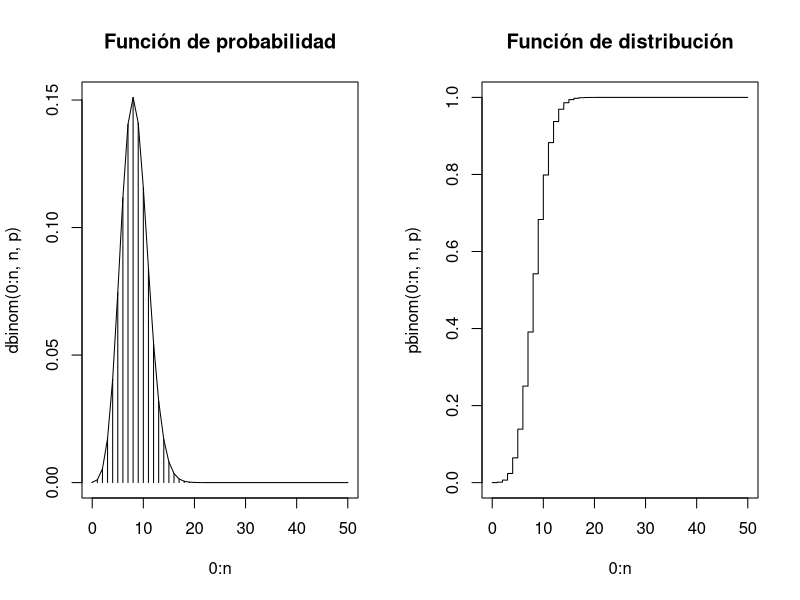
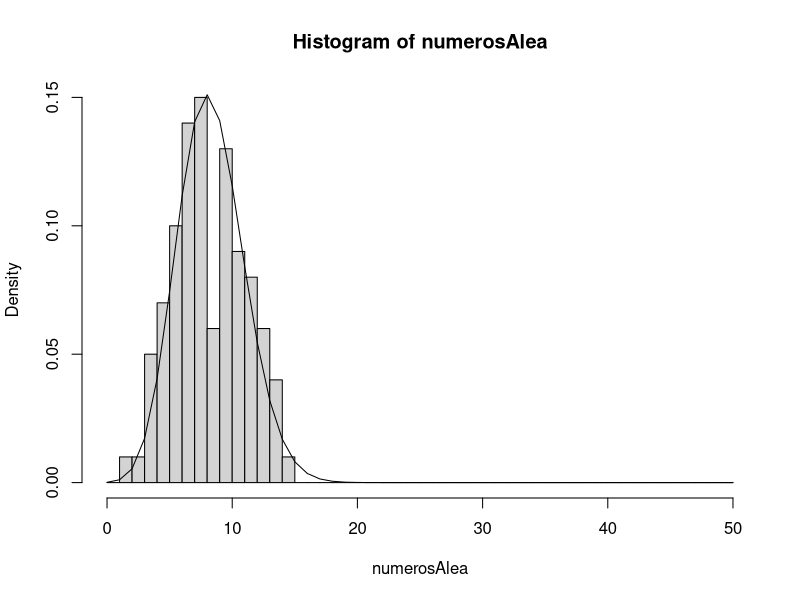
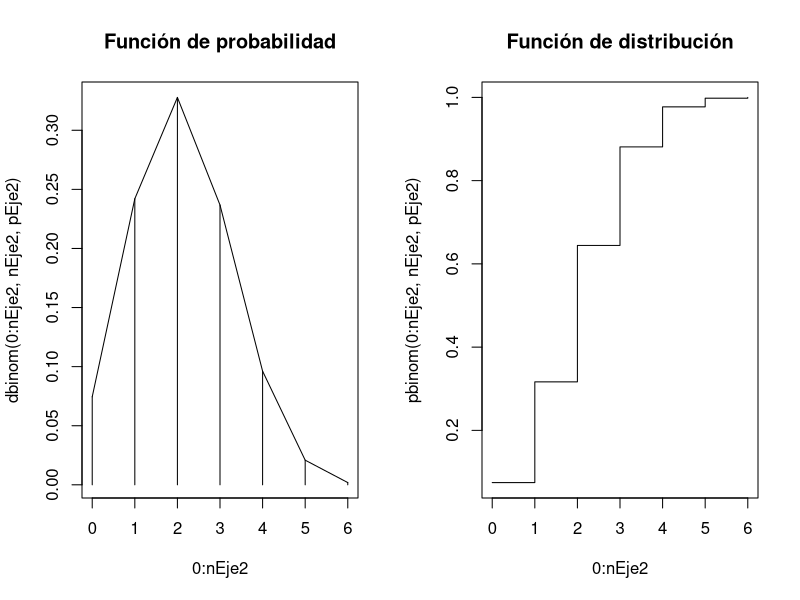
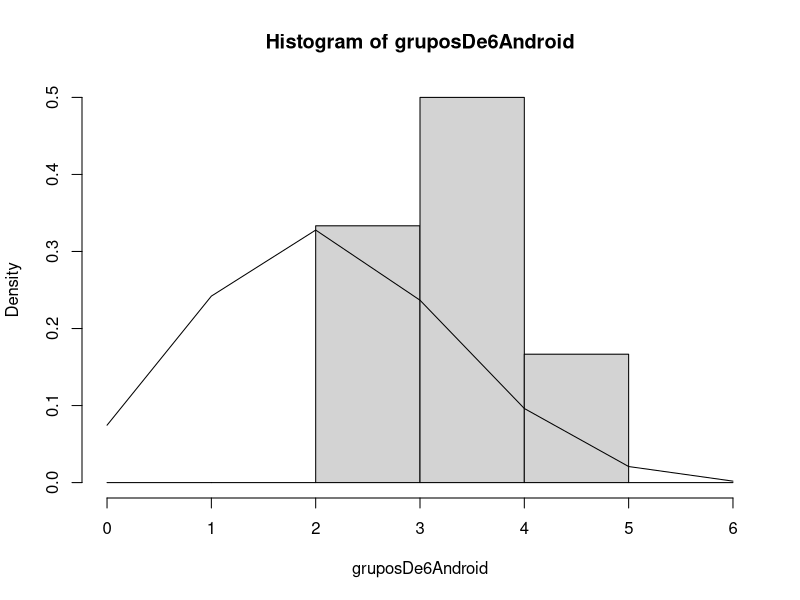
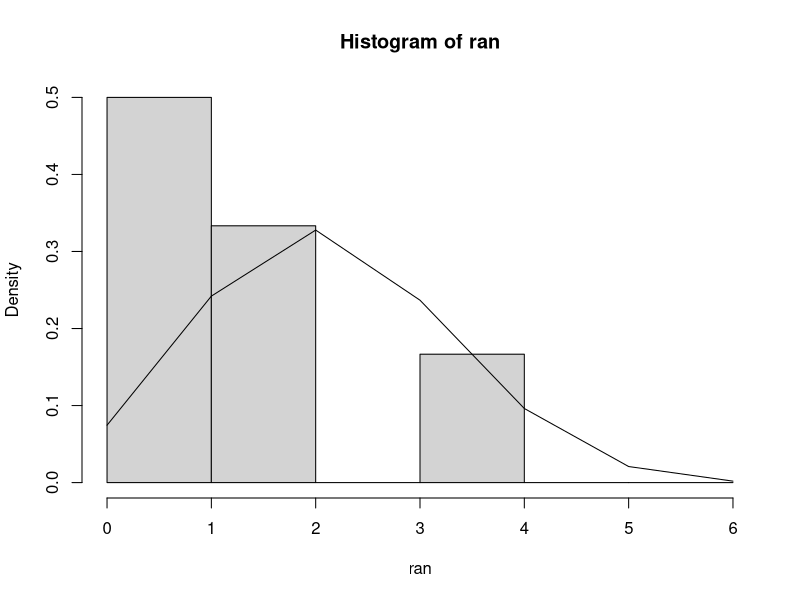
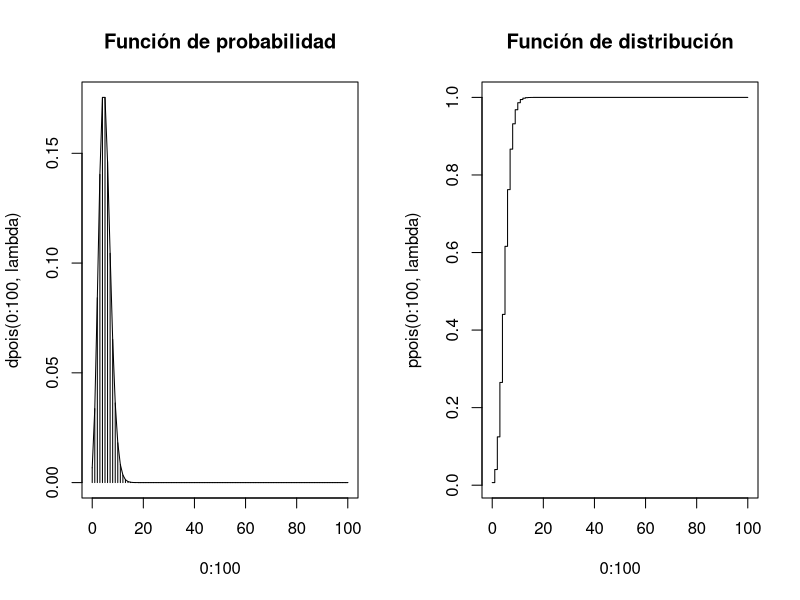
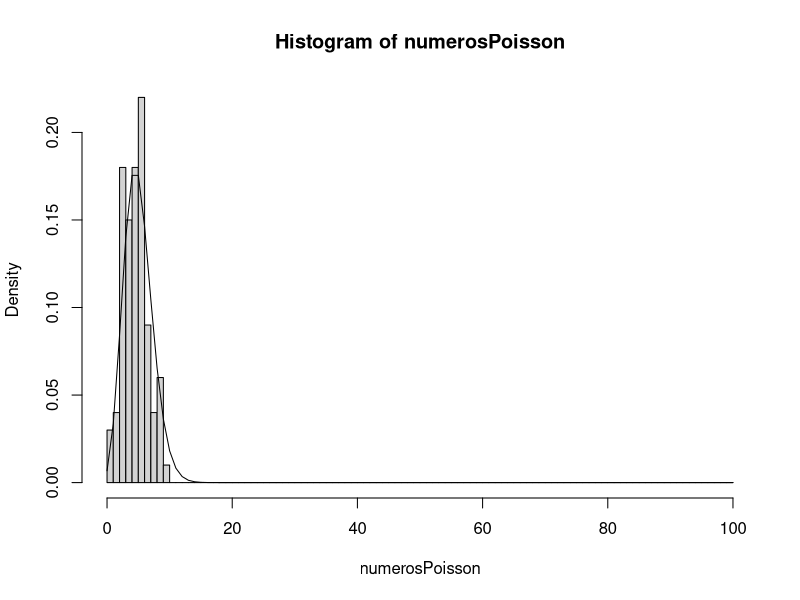

The R source for these figures, in order: (Note: this script raises an error after producing the figures.)
# Ejercicio 1

# a Definir una variable aleatoria binomial para el experimento
n <- 50
p <- 1/6


# b Calcular la esperanza y varianza de la variable aleatoria

esperanza <- n * p

varianza <- esperanza * (1 - p)

# c Dibujar las funciones de probabilidad y distribución de la variable aleatoria

par(mfrow=c(1, 2))
plot(0:n, dbinom(0:n, n, p), type = "h", main = "Función de probabilidad")
lines(0:n, dbinom(0:n, n, p))
plot(0:n, pbinom(0:n, n, p), type = "s", main = "Función de distribución")
par(mfrow=c(1, 1))

# d Calcular la probabilidad de que nunca aparezca el lado con el valor 6.

1 - dbinom(6, n, p)

# e Calcular la probabilidad de que siempre aparezca el lado con el valor 6.

dbinom(6, n, p)

# f Calcular la probabilidad de que el lado con el valor 6 aparezca menos de 10 veces.




# g Calcular la probabilidad de que el lado con el valor 6 aparezca más de 10 veces.

# h Calcular la probabilidad de que el lado con el valor 6 aparezca entre 20 y 40 veces.

# i Calcular los cuantiles 50 y 90.

qbinom(0.5 , n, p)

qbinom(0.9 , n, p)

# j Generar aleatoriamente 100 valores para la variable y comprobar si el histograma se
 # ajusta realmente a una función de probabilidad Binomial.

numerosAlea <- rbinom(100, n, p)

hist(numerosAlea, breaks=0:n, freq=FALSE)
lines(0:n, dbinom(0:n, n, p))

# Si se ajuta a una función de probabilidad binomial

#############################################################################################

# Ejercicio 2

encuesta <- na.omit(read.csv2('./encuesta.csv'))

# a. Definir una variable aleatoria binomial para el experimento

nEje2 <- 6

pEje2 <- 26 / 74

# b. Calcular la esperanza y varianza de la variable aleatoria

esperanzaEj2 <- nEje2 * pEje2
varianzaEje2 <- esperanzaEj2 * (1 - pEje2)

# c. Dibujar las funciones de probabilidad y distribución de la variable aleatoria

par(mfrow=c(1, 2))
plot(0:nEje2, dbinom(0:nEje2, nEje2, pEje2), type = "h", main = "Función de probabilidad")
lines(0:nEje2, dbinom(0:nEje2, nEje2, pEje2))
plot(0:nEje2, pbinom(0:nEje2, nEje2, pEje2), type = "s", main = "Función de distribución")
par(mfrow=c(1, 1))

# d. Cuál es la probabilidad de que exactamente 3 de los 6 estudiantes tengan contrato
#con Jazzte/Orange/Simyo

dbinom(3, nEje2, pEje2)

# e. Cuál es la probabilidad de que 3 o menos de los 6 estudiantes tengan contrato con
# Jazzte/Orange/Simyo

pbinom(3, nEje2, pEje2) 
sum(dbinom(0:3, nEje2, pEje2)) # o también se puede de esta forma

# f. Cuál es la probabilidad de que tengan contrato con Jazzte/Orange/Simyo más de 3
# de los 6 estudiantes

1 - pbinom(3, nEje2, pEje2)

# g. Cuál es la probabilidad de que los 6 estudiantes tengan contrato con
# Jazzte/Orange/Simyo

dbinom(6, nEje2, pEje2)

# h. Cuál es la probabilidad de que ninguno de los 6 estudiantes tenga contrato con
# Jazzte/Orange/Simyo


dbinom(0, nEje2, pEje2)

# i. Cuál es la probabilidad de que entre 2 y 4 estudiantes tengan contrato con
# Jazzte/Orange/Simyo

sum(dbinom(2:4, nEje2, pEje2))

# j. Cuál es el valor de los cuartiles (25%, 50%, 75%, 100%) de la variable aleatoria

qbinom(c(0.25, 0.5, 0.75, 1) ,nEje2 ,pEje2)

# k. Si tenemos los datos de la encuesta original a los 74 alumnos, comprobar si tomando
# las respuestas en grupos de 6 alumnos, el histograma se ajusta realmente a la función
# de probabilidad binomial.

gruposDe6Android <- c(4, 3, 4, 3, 5, 4)
hist(gruposDe6Android, breaks=0:nEje2, freq=FALSE)
lines(0:nEje2, dbinom(0:nEje2, nEje2, pEje2))


# l. Repetir el apartado anterior pero utilizando datos generados aleatoriamente con R, en
# lugar de los datos reales

ran <- rbinom(6,nEje2, pEje2)
hist(ran, breaks=0:nEje2, freq=FALSE)
lines(0:nEje2, dbinom(0:nEje2, nEje2, pEje2))


#####################################################################################
# Ejercicio 3

# a. Definir una variable aleatoria de Poisson para el número de visitas en una hora

lambda <- 120 / 24

# b. Calcular la esperanza y varianza de la variable aleatoria

esperanzaLambda <- lambda

varianzaLambda <- lambda

# c. Dibujar las funciones de probabilidad y distribución de la variable aleatoria

par(mfrow=c(1,2))
plot(0:100, dpois(0:100,lambda), type="h", main="Función de probabilidad")
lines(0:100, dpois(0:100, lambda))
plot(0:100 ,ppois(0:100, lambda), type="s", main="Función de distribución")
par(mfrow=c(1, 1))

# d. Cuál es la probabilidad de que haya 4 visitas en una hora

dpois(4, lambda)

# e. Cuál es la probabilidad de que haya 4 o menos visitas en una hora

ppois(4, lambda)
sum(dpois(0:4, lambda)) # o de esta forma

# f. Cuál es la probabilidad de que haya más de 4 visitas en una hora

1 - ppois(4, lambda) 


# g. Cuál es la probabilidad de que no haya ninguna visita en una hora

dpois(0, lambda)

# h. Cuál es la probabilidad de que haya entre 4 y 6 visitas en una hora

ppois(6, lambda) - ppois(4, lambda)

# i. Cuál es el valor de los cuartiles (25%, 50%, 75%, 100%) de la variable aleatoria

qpois(c(.25, .5, .75, 1), lambda)

# j. Generar aleatoriamente 100 valores para la variable y comprobar si el histograma se
# ajusta realmente a la función de probabilidad de Poisson.

numerosPoisson <- rpois(100, lambda)
hist(numerosPoisson, breaks = 0:100, freq=FALSE)
lines(0:100, dpois(0:100, lambda))

# k. Definir una nueva variable aleatoria para calcular la probabilidad de que en un día
# haya 100 visitas.

options(scipen = 100)

cienVisitas <- dpois(100, x)

# l. Generar aleatoriamente 100 valores para la nueva variable y comprobar si el
# histograma se ajusta realmente a la función de probabilidad de Poisson.

nuevosNumeros <- rpois(100, x)
hist(nuevosNumeros, breaks = 0:100, freq=FALSE)
lines(0:100, dpois(0:100, nuevosNumeros))

################################################################################
# Ejercicio 4

# a) Definir una variable aleatoria Normal para el tiempo del viaje de un estudiante
mTiempo <- mean(encuesta$VIAJE)
dTiempo <- sd(encuesta$VIAJE)
# variable X -> N(mTiempo, dTiempo)

# b) Calcular la media o esperanza y la varianza de la variable aleatoria

esperanzaTiempo <- mTiempo
varianzaTiempo <- dTiempo ** 2

# c) Dibujar las funciones de densidad y distribución de la variable aleatoria

par(mfrow=c(1,2))
curve(dnorm(x, mTiempo, dTiempo), -10, 20, main="Función de densidad")
curve(pnorm(x, mTiempo, dTiempo), -10, 20, main="Función de distribucción")
par(mfrow=c(1,1))


# d) Cuál es la probabilidad de que un estudiante seleccionado al azar tarde menos de 1
# hora en llegar a la escuela. Dibujar en el diagrama de la función de densidad el área
# correspondiente a la acumulación de la probabilidad obtenida.

menosDeUnaHora <- pnorm(60, mean = mTiempo, sd = dTiempo)

intervaloX=seq(0, 7, 0.01)
xBasePoligonoSombra = c(0, intervaloX, 7)
yTapaPoligonoSombra = c(0, dnorm(intervaloX, mTiempo, dTiempo), 0)
curve(dnorm(x, mTiempo, dTiempo), 0, 12, ylab="f(x)", main='Menos de 1 hora')
polygon(xBasePoligonoSombra, yTapaPoligonoSombra, col="green")
texto.porcentaje=paste(round(menosDeUnaHora*100, 2),"%")
text(4, 0.5, texto.porcentaje)

# e) Cuál es la probabilidad de que un estudiante seleccionado al azar tarde entre 1 hora
# y 1 hora y media. Dibujar en el diagrama de la función de densidad el área
# correspondiente a la acumulación de la probabilidad obtenida.

horaYHoraMedia <- pnorm(90, mean = mTiempo, sd = dTiempo) - menosDeUnaHora

intervaloX = seq(7,9,0.01)
xBasePoligonoSombra = c(7, intervaloX, 9)
yTapaPoligonoSombra = c(0, dnorm(intervaloX, mTiempo, dTiempo), 0)
curve(dnorm(x, mTiempo, dTiempo), 4, 12, ylab="f(x)", main='Viaje entre 1h y 1h30m')
polygon(xBasePoligonoSombra, yTapaPoligonoSombra, col="green")
texto.porcentaje=paste(round(horaYHoraMedia*100, 2), "%")
text(8, 0.1, texto.porcentaje)

# f) Cuál es la probabilidad de que un estudiante seleccionado al azar tarde más de 1 hora
# y media. Dibujar en el diagrama de la función de densidad el área correspondiente a
# la acumulación de la probabilidad obtenida.

masDeHoraMedia <- 1 - pnorm(90, mean = mTiempo, sd = dTiempo)

intervaloX = seq(9, 20, 0.01)
xBasePoligonoSombra = c(9, intervaloX, 20)
yTapaPoligonoSombra = c(0, dnorm(intervaloX, mTiempo, dTiempo), 0)
curve(dnorm(x, mTiempo, dTiempo), 4, 12, ylab="f(x)", main='Mas de 1h30m')
polygon(xBasePoligonoSombra, yTapaPoligonoSombra, col="green")
texto.porcentaje=paste(round(masDeHoraMedia*100, 2), "%")
text(8, 0.1, texto.porcentaje)

# g) Cuál es el valor de los cuartiles (0.25, 0.5, 0.75) de la variable aleatoria. Dibujar en el
# diagrama de la función de densidad el área correspondiente al segundo cuartil.

segundoCuartil <- qnorm(c(.25, .5, .75), mean = mTiempo, sd = dTiempo)[2]
probSegundoCuartil <- pnorm(segundoCuartil, mean = mTiempo, sd = dTiempo)

intervaloX=seq(4, segundoCuartil , 0.01)
xBasePoligonoSombra = c(4, intervaloX, segundoCuartil)
yTapaPoligonoSombra = c(0, dnorm(intervaloX, mTiempo, dTiempo), 0)
curve(dnorm(x,mTiempo,dTiempo), 4, 12, ylab="f(x)",main='Segundo cuartil')
polygon(xBasePoligonoSombra, yTapaPoligonoSombra, col="green")
texto.porcentaje=paste(round(probSegundoCuartil*100, 2),"%")
text(7, 0.1, texto.porcentaje)


# h) Si tenemos los datos de la encuesta original a los 74 estudiantes, comprobar si
# tomando los tiempos reales, el histograma se ajusta realmente a la distribución
# Normal.

horasReales <- encuesta$VIAJE
hist(horasReales, freq = FALSE)
curve(dnorm(x, mean = mTiempo, sd = dTiempo), add = TRUE)
# Si se ajusta a la distribucción normal.

# i) Repetir el apartado anterior pero haciendo la comprobación utilizando el diagrama de
# la función de densidad generada con density().

plot(density(horasReales))
curve(dnorm(x, mean = mTiempo, sd = dTiempo), -35, 300, add = TRUE, col='red')
legend("topleft", legend=c("Horas","N(63.13, 37.07)"), col=c("black", "red"), lty=1)

# j) Repetir el apartado anterior pero haciendo la comprobación utilizando el 
# diagrama Q-Q (Cuantil-Cuantil) sin y con región de confianza del 95%.

#install.packages('car')
#library(car)
par(mfrow=c(1, 2))
qqnorm(horasReales, main = "Q-Q plot")
qqline(horasReales, col="red")
qqPlot(horasReales, main = "Q-Q plot con región de confianza del 95%")
par(mfrow=c(1, 1))

# k) Repetir el apartado anterior pero haciendo la comprobación mediante la regla empírica
# 68-95-99 de la distribución Normal.

sum(horasReales < mTiempo + dTiempo & horasReales > mTiempo - dTiempo) / 74
sum(horasReales < mTiempo + 2 * dTiempo & horasReales > mTiempo - 2 * dTiempo) / 74
sum(horasReales < mTiempo + 3 * dTiempo & horasReales > mTiempo - 3 * dTiempo) / 74

# l) Repetir el apartado anterior pero haciendo la comprobación mediante test de hipotesis

shapiro.test(horasReales)

# m) Repetir los apartados h) a l) pero utilizando datos generados aleatoriamente con R,
# en lugar de los datos reales.
notaSimuladas = rnorm(74, mTiempo, dTiempo)
hist(notaSimuladas, freq=FALSE)
curve(dnorm(x, mTiempo, dTiempo), 0, 150, add = TRUE)

plot(density(notaSimuladas))
curve(dnorm(x, mTiempo, dTiempo), 0, 150, add=TRUE, col="red")
legend("topleft",legend=c("Notas","N(63.13, 37.07)"), col=c("black", "red"), lty=1)

par(mfrow=c(1,2))
qqnorm(notaSimuladas, main = "Q-Q plot")
qqline(notaSimuladas, col="red")
qqPlot(notaSimuladas, main = "Q-Q plot con región de confianza del 95%")
